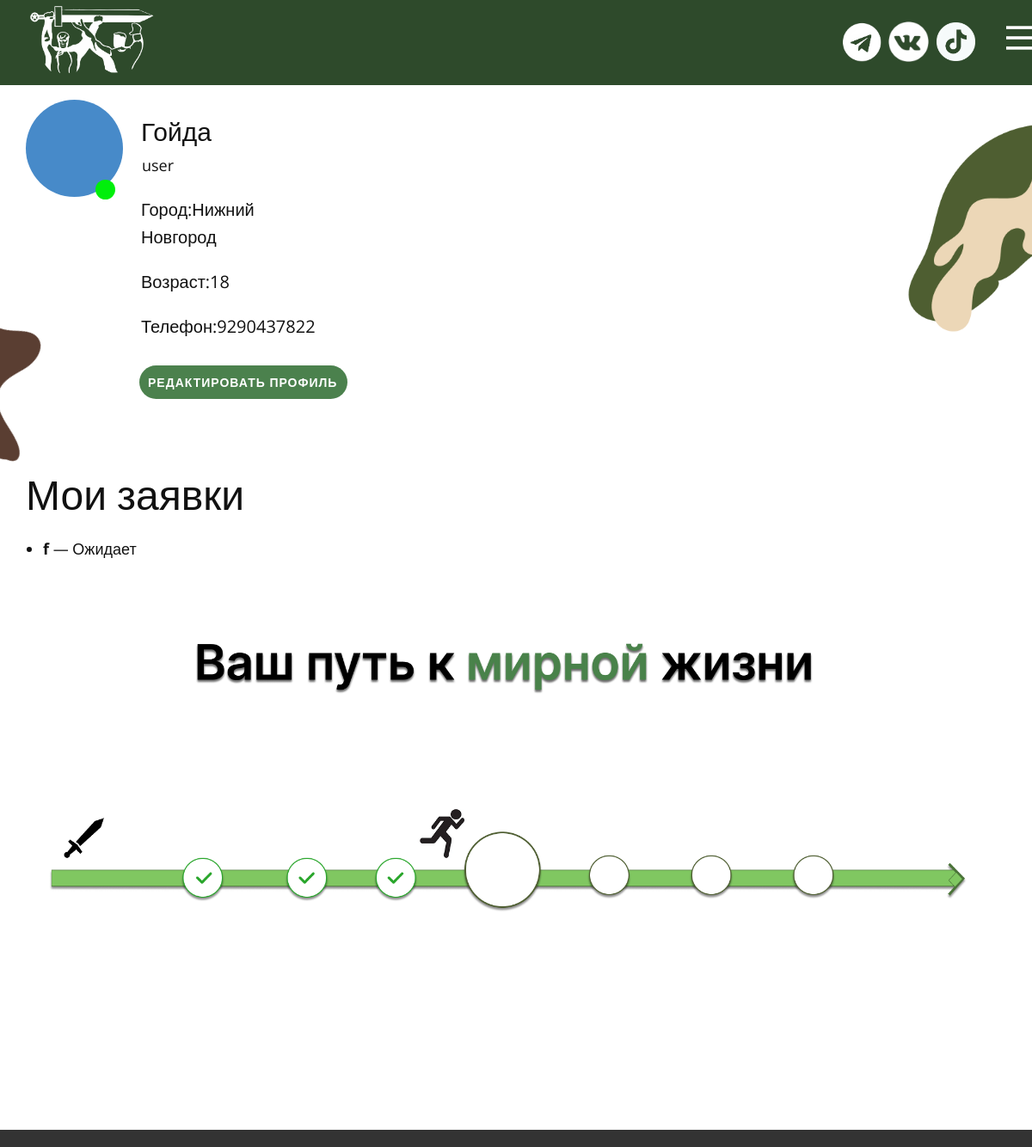
Screenshot of /about/ (signed in) with the database file from the repository.
### main/models.py (models this page shows, shortened)
class User(AbstractUser):
    avatar = models.URLField(null=True, blank=True)
    telegram_id = models.CharField(max_length=100, unique=True, null=True, blank=True)
    role = models.CharField(max_length=30, choices=[
            ('svo', 'Боец СВО'),
            ('volunteer', 'Волонтёр'),
            ('mentor', 'Наставник'),
            ('peresel', 'Переселенец'),
            ('family', 'Семья бойцов'),
            ('admin', 'Администратор')
        ],
        default='user'
    )
    age = models.IntegerField(
        default=0,
        validators=[
            MinValueValidator(0),
            MaxValueValidator(100)
        ]
    )
    city = models.CharField(max_length=100, blank=True, null=True)
    phone_number = models.CharField(max_length=20, blank=True, null=True)
    bio = models.TextField(blank=True, null=True)
    verified = models.BooleanField(default=False)
    objects = CustomUserManager()

class HelpRequest(models.Model):
    STATUS_CHOICES = [
        ('pending', 'Ожидает'),
        ('in_progress', 'В работе'),
        ('resolved', 'Решено'),
        ('rejected', 'Отклонено'),
    ]
    user = models.ForeignKey('main.User', on_delete=models.CASCADE, related_name='help_requests')
    title = models.CharField(max_length=200)
    description = models.TextField()
    created_at = models.DateTimeField(auto_now_add=True)
    status = models.CharField(max_length=30, choices=STATUS_CHOICES, default='pending')
    assigned_volunteer = models.ForeignKey(
        'main.User', on_delete=models.SET_NULL, null=True, blank=True, related_name='assigned_requests'
    )
    location = models.CharField(max_length=255, blank=True, null=True)
    telegram_notified = models.BooleanField(default=False)

### main/views.py (the view)
# urls.py: path('about/', views.profile_view, name='about'),
def profile_view(request):
    user = request.user
    help_requests = user.help_requests.all() if user.role == 'user' else None
    assigned_requests = user.assigned_requests.all() if user.role == 'volunteer' else None
    mentor_profile = getattr(user, 'mentor_profile', None)
    return render(request, 'main/profile.html', {
        'user': user,
        'help_requests': help_requests,
        'assigned_requests': assigned_requests,
        'mentor_profile': mentor_profile,
    })

### main/templates/main/profile.html (shortened to what this page needs)
<!DOCTYPE html>
{% load static %}
<html style="font-size: 16px;" lang="ru"><head>
    <link rel="stylesheet" href="{% static 'main/css/hotlin1.css' %}" media="screen">
<link rel="stylesheet" href="{% static 'main/css/profile.css' %}" media="screen">
    </head>
  <body data-path-to-root="./" data-include-products="false" class="u-body u-xl-mode" data-lang="ru"><header class="u-clearfix u-custom-color-8 u-header u-header" id="header" data-animation-name="" data-animation-duration="0" data-animation-delay="0" data-animation-direction=""><div class="u-clearfix u-sheet u-valign-middle-lg u-valign-middle-md u-valign-middle-sm u-valign-middle-xs u-sheet-1">
        <span class="u-file-icon u-icon u-text-white u-icon-1"><img src="{% static 'main/img/Subtract-ff6eb7ea.png'%}" alt=""></span><span class="u-file-icon u-icon u-icon-2"><img src="{% static 'main/img/Picsart_25-03-24_09-29-57-800.png'%}" alt=""></span><span class="u-file-icon u-icon u-icon-3"></span><span class="u-file-icon u-icon u-icon-4"></span>
        <nav class="u-align-left u-font-size-14 u-menu u-menu-hamburger u-nav-spacing-25 u-offcanvas u-menu-2" data-responsive-from="XL">
          <div class="menu-collapse">
            <a class="u-button-style u-hamburger-link u-nav-link u-hamburger-link-2" href="#">
            </a>
          </div>
        </nav>
      </div></header>
    <section class="u-clearfix u-section-1" id="block-1">
      <div class="u-clearfix u-sheet u-valign-middle-lg u-valign-middle-md u-valign-middle-sm u-valign-middle-xs u-sheet-1">
        <div class="u-palette-1-base u-preserve-proportions u-shape u-shape-circle u-shape-1"></div>
        <div class="u-custom-color-1 u-preserve-proportions u-shape u-shape-circle u-shape-2"></div>
        <p class="u-text u-text-default u-text-1">{{ user.first_name }} {{ user.last_name }}</p>
        <p class="u-text u-text-default u-text-2">{{ user.get_role_display }}</p>
        <p class="u-text u-text-default u-text-3">Город:{{ user.city }}<br>
        </p>
        <p class="u-text u-text-default u-text-4">Возраст:{{ user.age }}<br>
        </p>
        <p class="u-text u-text-default u-text-6">Телефон:{{ user.phone_number }}<br>
        </p>
        <a href="#popup-4e21" class="u-btn u-btn-round u-button-style u-custom-color-3 u-dialog-link u-hover-palette-1-light-1 u-radius u-btn-1" id="open-modal-btn" style="background-color: #4b814d ">Редактировать профиль </a>
        <div class="u-rotation-parent u-rotation-parent-1"><span class="u-file-icon u-icon u-icon-1"><img src="{% static 'main/img/Frame.png'%}" alt=""></span>
        </div>
        <div class="u-rotation-parent u-rotation-parent-2"><span class="u-file-icon u-icon u-icon-2"><img src="{% static 'main/img/Subtract-ff6eb7ea.png'%}" alt=""></span><span class="u-file-icon u-icon u-icon-2"><img src=" {% static 'main/img/Frame2.png'%}" alt=""></span>
        </div>
      </div>
    </section>
    <section class="u-clearfix u-section-2" id="block-2">
      <div class="u-clearfix u-sheet u-sheet-1"><span class="u-file-icon u-icon u-icon-1"><img src="{% static 'main/img/Subtract-ff6eb7ea.png'%}" alt=""></span>
        {% if user.profile.role == 'svo' or 'family' or 'peresel' %}
    <div class="section" style="margin-top: -150px;">
        <h2>Мои заявки</h2>
        <ul>
            {% for req in help_requests %}
                <li><strong>{{ req.title }}</strong> — {{ req.get_status_display }}</li>
            {% empty %}
                <li>У вас пока нет заявок</li>
            {% endfor %}
        </ul>
    </div>
{% endif %}
<img class="u-image u-image-contain u-image-default u-image-1"
         src="{% static 'main/img/590ac524-c40d-dd66-2d74-9d6d6bf68d43.png'%}"
         alt=""
         style="width: 100%; height: auto;">
</div>
    </section>
    <footer class="u-align-center u-clearfix u-container-align-center u-footer u-grey-80 u-footer" id="footer"><div class="u-clearfix u-sheet u-sheet-1"></div></footer>
</body></html>

### main/static/main/css/profile.css (style rules this page uses)
.u-section-1 .u-sheet-1 { min-height: 510px; }
.u-section-1 .u-shape-1 { width: 113px; height: 113px; margin: 17px auto 0 0; }
.u-section-1 .u-shape-2 { width: 23px; height: 23px; margin: -20px auto 0 81px; }
.u-section-1 .u-text-1 { font-size: 1.875rem; margin: -103px 655px 0 134px; }
.u-section-1 .u-text-2 { margin: 1px 882px 0 135px; }
.u-section-1 .u-text-3 { font-size: 1.25rem; margin: 21px 942px 0 134px; }
.u-section-1 .u-text-4 { font-size: 1.25rem; margin: 20px 923px 0 134px; }
.u-section-1 .u-text-6 { font-size: 1.25rem; margin: 20px 916px 0 134px; }
.u-section-1 .u-btn-1 { --radius: 50px; font-weight: 700; text-transform: uppercase; font-size: 0.875rem; letter-spacing: 1px; background-image: none; margin: 29px auto 0 132px; padding: 10px 12px 10px 10px; }
.u-section-1 .u-rotation-parent-1 { animation-timing-function: ease; width: 697px; height: 697px; margin: -449px auto 0 -500px; }
.u-section-1 .u-icon-1 { width: 500px; height: 486px; transform-origin: center center; transform: translateX(-50%) translateY(-50%) rotate(45deg); padding: 0; }
.u-section-1 .u-rotation-parent-2 { animation-timing-function: ease; width: 513px; height: 385px; margin: -707px -399px 60px auto; }
.u-section-1 .u-icon-2 { width: 513px; height: 385px; transform-origin: center center; transform: translateX(-50%) translateY(-50%) rotate(180deg); padding: 0; }
.u-section-2 .u-sheet-1 { min-height: 400px; }
.u-section-2 .u-icon-1 { width: 384px; height: 246px; margin: -174px -286px 0 auto; padding: 0; }

### rows the page displays
User: first_name "Гойда", role "user", city "Нижний Новгород", age "18", phone_number "9290437822"
HelpRequest: title "f", status "Ожидает"
